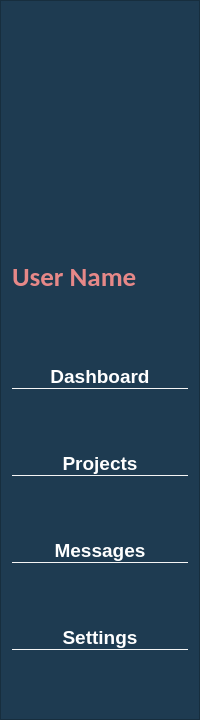
    <widget class="QFrame" name="action_pannel_frame">
     <property name="sizePolicy">
      <sizepolicy hsizetype="Preferred" vsizetype="Preferred">
       <horstretch>0</horstretch>
       <verstretch>0</verstretch>
      </sizepolicy>
     </property>
     <property name="minimumSize">
      <size>
       <width>200</width>
       <height>720</height>
      </size>
     </property>
     <property name="maximumSize">
      <size>
       <width>200</width>
       <height>1980</height>
      </size>
     </property>
     <property name="styleSheet">
      <string notr="true">QFrame{
background-color: rgb(30, 59, 81);
}
</string>
     </property>
     <property name="frameShape">
      <enum>QFrame::StyledPanel</enum>
     </property>
     <property name="frameShadow">
      <enum>QFrame::Raised</enum>
     </property>
     <layout class="QVBoxLayout" name="verticalLayout">
      <item>
       <widget class="QLabel" name="user_avatar">
        <property name="maximumSize">
         <size>
          <width>300</width>
          <height>120</height>
         </size>
        </property>
        <property name="text">
         <string/>
        </property>
        <property name="pixmap">
         <pixmap resource="resource1.qrc">:/usericon/res/usericon.png</pixmap>
        </property>
       </widget>
      </item>
      <item>
       <widget class="QLabel" name="user_handle">
        <property name="maximumSize">
         <size>
          <width>300</width>
          <height>50</height>
         </size>
        </property>
        <property name="font">
         <font>
          <family>Calibri</family>
          <pointsize>20</pointsize>
          <weight>75</weight>
          <bold>true</bold>
         </font>
        </property>
        <property name="styleSheet">
         <string notr="true">
color: rgb(230, 136, 136);</string>
        </property>
        <property name="text">
         <string>User Name</string>
        </property>
       </widget>
      </item>
      <item>
       <widget class="QPushButton" name="dashboard">
        <property name="font">
         <font>
          <family>MS Sans Serif</family>
          <pointsize>14</pointsize>
          <weight>75</weight>
          <bold>true</bold>
         </font>
        </property>
        <property name="cursor">
         <cursorShape>ArrowCursor</cursorShape>
        </property>
        <property name="styleSheet">
         <string notr="true">QPushButton {
	background-color: rgb(30, 59, 81);	
	color: white;
	border: none;
	border-bottom: 1px solid rgb(245, 245, 245);
 }
QPushButton:hover{	
	background-color: rgba(230, 136, 136, 50);
    border-left: 2px solid rgb(230, 136, 136);;
 }
QPushButton:pressed{     
	border-bottom: 5px solid rgb(30, 59, 81);
}</string>
        </property>
        <property name="text">
         <string>Dashboard</string>
        </property>
       </widget>
      </item>
      <item>
       <widget class="QPushButton" name="projects">
        <property name="font">
         <font>
          <family>MS Sans Serif</family>
          <pointsize>14</pointsize>
          <weight>75</weight>
          <bold>true</bold>
         </font>
        </property>
        <property name="styleSheet">
         <string notr="true">QPushButton {
	background-color: rgb(30, 59, 81);	
	color: white;
	border: none;
	border-bottom: 1px solid rgb(245, 245, 245);
 }
QPushButton:hover{	
	background-color: rgba(230, 136, 136, 50);
    border-left: 2px solid rgb(230, 136, 136);;
 }
QPushButton:pressed{     
	border-bottom: 5px solid rgb(30, 59, 81);
}</string>
        </property>
        <property name="text">
         <string>Projects</string>
        </property>
       </widget>
      </item>
      <item>
       <widget class="QPushButton" name="messages">
        <property name="font">
         <font>
          <family>MS Sans Serif</family>
          <pointsize>14</pointsize>
          <weight>75</weight>
          <bold>true</bold>
         </font>
        </property>
        <property name="styleSheet">
         <string notr="true">QPushButton {
	background-color: rgb(30, 59, 81);	
	color: white;
	border: none;
	border-bottom: 1px solid rgb(245, 245, 245);
 }
QPushButton:hover{	
	background-color: rgba(230, 136, 136, 50);
    border-left: 2px solid rgb(230, 136, 136);;
 }
QPushButton:pressed{     
	border-bottom: 5px solid rgb(30, 59, 81);
}</string>
        </property>
        <property name="text">
         <string>Messages</string>
        </property>
       </widget>
      </item>
      <item>
       <widget class="QPushButton" name="settings">
        <property name="font">
         <font>
          <family>MS Sans Serif</family>
          <pointsize>14</pointsize>
          <weight>75</weight>
          <bold>true</bold>
         </font>
        </property>
        <property name="styleSheet">
         <string notr="true">QPushButton {
	background-color: rgb(30, 59, 81);	
	color: white;
	border: none;
	border-bottom: 1px solid rgb(245, 245, 245);
 }
QPushButton:hover{	
	background-color: rgba(230, 136, 136, 50);
    border-left: 2px solid rgb(230, 136, 136);;
 }
QPushButton:pressed{     
	border-bottom: 5px solid rgb(30, 59, 81);
}</string>
        </property>
        <property name="text">
         <string>Settings</string>
        </property>
       </widget>
      </item>
     </layout>
    </widget>
